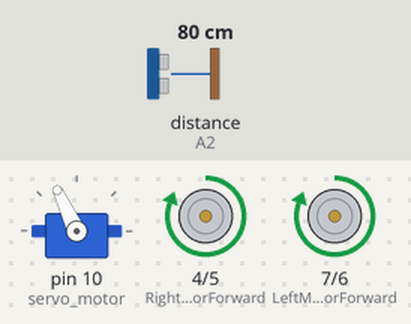
The sketch below on a simulated Arduino Uno, built with avr-gcc and run on an emulated ATmega328P. Shown: servo, motor-driver pin pairs drawn as motors (green arrow = first pin HIGH = forward, orange = second pin HIGH = backward, longer = more drive). The test bench sets the inputs (shaded band); at power-on: distance to the obstacle (sensor on A2) 80 cm. The echo pulse lasts 58.3 µs per cm.

Above: at 3.9 s.
4.0 s: distance to the obstacle (sensor on A2) set to 18 cm
5.5 s: distance to the obstacle (sensor on A2) set to 13 cm
At 6.8 s:
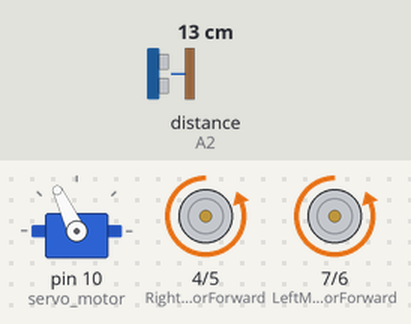
11.5 s: distance to the obstacle (sensor on A2) set to 35 cm
At 13.0 s:
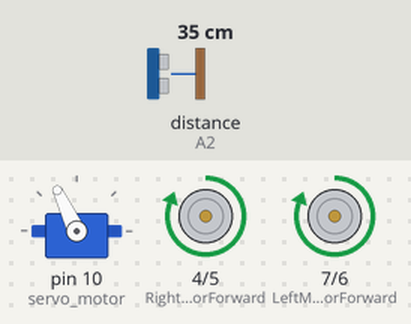
13.5 s: distance to the obstacle (sensor on A2) set to 2 cm
At 14.1 s:
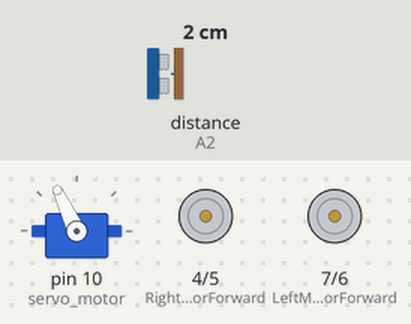
Timing chart, 0 to 17.5 s (numbered marks = the images above; inputs shaded):
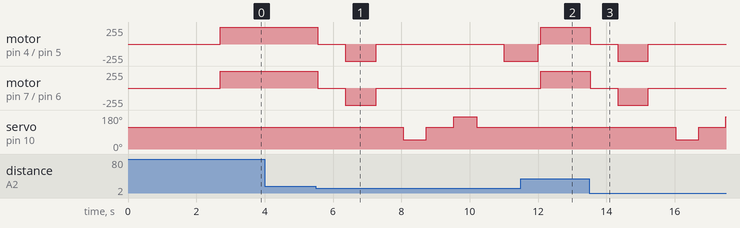

Measured:
- the behaviour switches between 16 and 15 cm on distance to the obstacle (sensor on A2) (found by bisection; images 0 and 1)
- after the input at 4.0 s, every drawn part: stays the same
- after the input at 11.5 s, motor on pin 7 (LeftMotorForward) / pin 6 (LeftMotorBackward): stopped → forward 255/255 after 0.58 s
- after the input at 13.5 s, motor on pin 4 (RightMotorForward) / pin 5 (RightMotorBackward), motor on pin 7 (LeftMotorForward) / pin 6 (LeftMotorBackward): forward 255/255 → stopped at once, → backward 255/255 0.80 s later, → stopped 0.90 s later; servo on pin 10 (servo_motor): 115° → 50° after 2.5 s, → 115° 0.67 s later, → 170° 0.80 s later

The sketch:

sketch_nov27a.ino
```cpp
#include <Servo.h> //Servo motor library. This is standard library
#include <NewPing.h> //Ultrasonic sensor function library. This library must install

const int LeftMotorForward = 7;
const int LeftMotorBackward = 6;
const int RightMotorForward = 4;
const int RightMotorBackward = 5;
int distanceRight = 0;
int distanceLeft = 0;

#define trig_pin A1
#define echo_pin A2

#define maximum_distance 200
boolean goesForward = false;
int distance = 100;

NewPing sonar(trig_pin, echo_pin, maximum_distance); //sensor function
Servo servo_motor; //our servo name

void setup(){
  //Serial.begin(9600);
  pinMode(RightMotorForward, OUTPUT);
  pinMode(LeftMotorForward, OUTPUT);
  pinMode(LeftMotorBackward, OUTPUT);
  pinMode(RightMotorBackward, OUTPUT);

  servo_motor.attach(10); //our servo pin

  servo_motor.write(115);
  delay(2000);
  distance = readPing();
  delay(100);
  distance = readPing();
  delay(100);
  distance = readPing();
  delay(100);
  distance = readPing();
  delay(100);
}

void loop(){


 if (distance <= 15){

    moveStop();
    delay(800);
    moveBackward();
    delay(900);
    moveStop();
    delay(800);
    distanceRight = lookRight();
    delay(800);
    distanceLeft = lookLeft();
    delay(800);
     if (distanceRight >= distanceLeft)
     {                                                                   //  Serial.println("mergi in dreapta");
      turnRight();
      moveStop();
    }
    else{                                                                //Serial.println("mergi in stanga");
      turnLeft();
      moveStop();
    }
  }
  else
  {                                                                        // Serial.println("mergi inainte");
    moveForward();
  }
    distance = readPing();
}

int lookRight(){
  servo_motor.write(50);
  delay(500);
  int distance = readPing();
  delay(100);
  servo_motor.write(115);
  return distance;
  delay(100);
}

int lookLeft(){
  servo_motor.write(170);
  delay(500);
  int distance = readPing();
  delay(100);
  servo_motor.write(115);
  return distance;
  delay(100);
}

int readPing(){
  delay(70);
  int cm = sonar.ping_cm();
  if (cm==0){
    cm=20;
  }
  return cm;
}

void moveStop(){

  digitalWrite(RightMotorForward, LOW);
  digitalWrite(LeftMotorForward, LOW);
  digitalWrite(RightMotorBackward, LOW);
  digitalWrite(LeftMotorBackward, LOW);
}

void moveForward(){

  if(!goesForward){

    goesForward=true;

    digitalWrite(LeftMotorForward, HIGH);
    digitalWrite(RightMotorForward, HIGH);

    digitalWrite(LeftMotorBackward, LOW);
    digitalWrite(RightMotorBackward, LOW);
  }
}

void moveBackward(){

  goesForward=false;

  digitalWrite(LeftMotorBackward, HIGH);
  digitalWrite(RightMotorBackward, HIGH);

  digitalWrite(LeftMotorForward, LOW);
  digitalWrite(RightMotorForward, LOW);

}

void turnRight(){


  digitalWrite(RightMotorBackward, HIGH);

  digitalWrite(LeftMotorBackward, LOW);
  digitalWrite(RightMotorForward, LOW);

  delay(1000);


  digitalWrite(RightMotorForward, HIGH);

  digitalWrite(LeftMotorBackward, LOW);
  digitalWrite(RightMotorBackward, LOW);


}

void turnLeft(){

  digitalWrite(LeftMotorBackward, HIGH);


  digitalWrite(LeftMotorForward, LOW);
  digitalWrite(RightMotorBackward, LOW);

  delay(1000);

  digitalWrite(LeftMotorForward, HIGH);


  digitalWrite(LeftMotorBackward, LOW);
  digitalWrite(RightMotorBackward, LOW);
}
```
